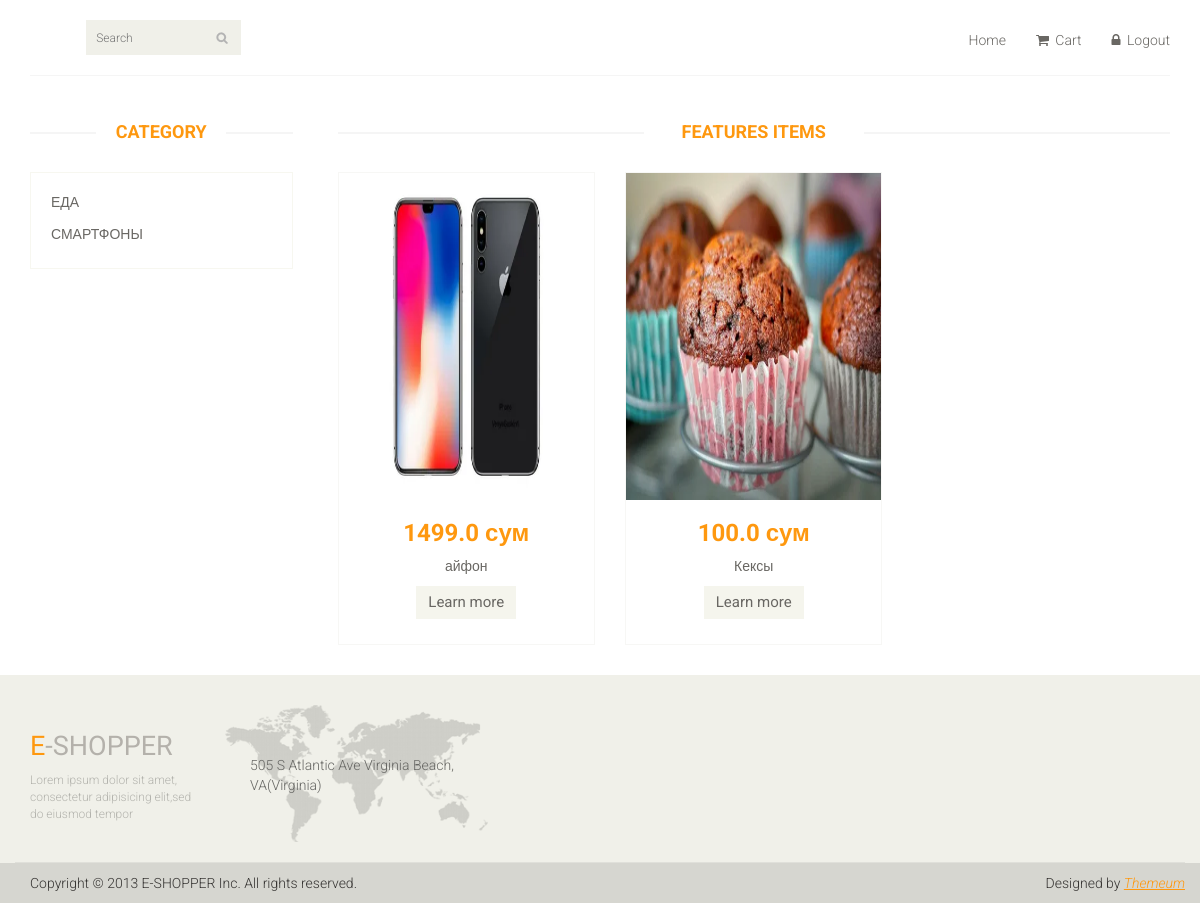
The app's page / (signed in) with its own data.
### main_page/models.py (models this page shows, shortened)
class Category(models.Model):
    category_name = models.CharField(max_length=75)
    reg_date = models.DateTimeField(auto_now_add=True)

class Product(models.Model):
    product_name = models.CharField(max_length=125)
    product_count = models.IntegerField()
    product_price = models.FloatField()
    product_photo = models.ImageField(upload_to='media/')
    product_des = models.TextField()
    product_category = models.ForeignKey(Category, on_delete=models.CASCADE)
    reg_date = models.DateTimeField(auto_now_add=True)

### main_page/views.py (the view, shortened to what this page needs)
# urls.py: path('', views.index),
def index(request):
    search_bar = SearchForm()
    all_categories = models.Category.objects.all()
    all_products = models.Product.objects.all()
    context = {'products': all_products,
               'all_categories': all_categories,
               'form': search_bar}
    return render(request, 'index.html', context)

### main_page/forms.py
class SearchForm(forms.Form):
    search_product = forms.CharField(max_length=128)

### main_page/templates/index.html (shortened to what this page needs)
{% load static %}
<!DOCTYPE html>
<html lang="en">
<head>
    <link href="{% static 'css/bootstrap.min.css' %}" rel="stylesheet">
    <link href="{% static 'css/font-awesome.min.css' %}" rel="stylesheet">
    <link href="{% static 'css/prettyPhoto.css' %}" rel="stylesheet">
    <link href="{% static 'css/price-range.css' %}" rel="stylesheet">
    <link href="{% static 'css/animate.css' %}" rel="stylesheet">
	<link href="{% static 'css/main.css' %}" rel="stylesheet">
	<link href="{% static 'css/responsive.css' %}" rel="stylesheet">
</head>
<body>
	<header id="header">
		<div class="header-middle">
			<div class="container">
				<div class="row">
					<div class="col-sm-4">
						<div class="btn-group pull-right">
							<div class="col-sm-3">
								<div class="search_box pull-right">
									<form method="POST">
										  <input type="text" placeholder="Search" name="search_product" />
									</form>
								</div>
							</div>
						</div>
					</div>
					<div class="col-sm-8">
						<div class="shop-menu pull-right">
							<ul class="nav navbar-nav">
								{% if user.is_authenticated %}
									<li><a href="/">Home</a></li>
									<li><a href="/cart"><i class="fa fa-shopping-cart"></i> Cart</a></li>
									<li><a href="/accounts/logout/"><i class="fa fa-lock"></i> Logout</a></li>
								{% else %}
									<li><a href="/accounts/login/"><i class="fa fa-lock"></i> Login</a></li>
								{% endif %}
							</ul>
						</div>
					</div>
				</div>
			</div>
		</div>
	</header>
	{% block content %}
	<section id="slider">
		<div class="container">
			<div class="row">
				<div class="col-sm-12">
				</div>
			</div>
		</div>
	</section>
	<section>
		<div class="container">
			<div class="row">
				<div class="col-sm-3">
					<div class="left-sidebar">
						<h2>Category</h2>
						<div class="panel-group category-products" id="accordian">
							{% for category in all_categories %}
							<div class="panel panel-default">
								<div class="panel-heading">
									<h4 class="panel-title"><a href="/category/{{ category.id }}">{{ category.category_name }}</a></h4>
								</div>
							</div>
							{% endfor %}
						</div>
					</div>
				</div>
				<div class="col-sm-9 padding-right">
					<div class="features_items">
						<h2 class="title text-center">Features Items</h2>
						{% for i in products %}
							<div class="col-sm-4">
								<div class="product-image-wrapper">
									<div class="single-products">
										<div class="productinfo text-center">
											<a href="/item/{{ i.id }}"><img src="{{ i.product_photo }}"></a>
											<h2>{{ i.product_price }} сум</h2>
											<p>{{ i.product_name }}</p>
											<a href="/item/{{ i.id }}" class="btn btn-default add-to-cart">Learn more</a>
										</div>
									</div>
								</div>
							</div>
						{% endfor %}
					</div>
				</div>
			</div>
		</div>
	</section>
{% endblock content %}
	<footer id="footer">
		<div class="footer-top">
			<div class="container">
				<div class="row">
					<div class="col-sm-2">
						<div class="companyinfo">
							<h2><span>e</span>-shopper</h2>
							<p>Lorem ipsum dolor sit amet, consectetur adipisicing elit,sed do eiusmod tempor</p>
						</div>
					</div>
					<div class="col-sm-3">
						<div class="address">
							<img src="images/home/map.png" alt="" />
							<p>505 S Atlantic Ave Virginia Beach, VA(Virginia)</p>
						</div>
					</div>
				</div>
			</div>
		</div>
		<div class="footer-bottom">
			<div class="container">
				<div class="row">
					<p class="pull-left">Copyright © 2013 E-SHOPPER Inc. All rights reserved.</p>
					<p class="pull-right">Designed by <span><a target="_blank" href="http://www.themeum.com">Themeum</a></span></p>
				</div>
			</div>
		</div>
	</footer>
</body>
</html>

### main_page/static/css/main.css (style rules this page uses)
body { font-family: 'Roboto', sans-serif; background:; position: relative; font-weight:400px; }
ul li { list-style: none; }
a { -webkit-transition: 300ms; -moz-transition: 300ms; -o-transition: 300ms; transition: 300ms; }
h1, h2, h3, h4, h5, h6 { font-family: 'Roboto', sans-serif; }
.header-middle .container .row { border-bottom: 1px solid #f5f5f5; margin-left: 0; margin-right: 0; padding-bottom: 20px; padding-top: 20px; }
.header-middle .container .row .col-sm-4 { padding-left: 0; }
.header-middle .container .row .col-sm-8 { padding-right:0; }
.shop-menu ul li { display:inline-block; padding-left: 15px; padding-right: 15px; }
.shop-menu ul li:last-child { padding-right: 0; }
.shop-menu ul li a { background: #FFFFFF; color: #696763; font-family: 'Roboto', sans-serif; font-size: 14px; font-weight: 300; padding:0; padding-right: 0; margin-top: 10px; }
.shop-menu ul li a i { margin-right:3px; }
.search_box input { background: #F0F0E9; border: medium none; color: #B2B2B2; font-family: 'roboto'; font-size: 12px; font-weight: 300; height: 35px; outline: medium none; padding-left: 10px; width: 155px; background-image: url(../images/home/searchicon.png); background-repeat: no-repeat; background-position: 130px; }
#footer { background: #F0F0E9; }
.footer-top .container { border-bottom: 1px solid #E0E0DA; padding-bottom: 20px; }
.companyinfo { margin-top: 57px; }
.companyinfo h2 { color: #B4B1AB; font-family: abel; font-size: 27px; text-transform: uppercase; }
.companyinfo h2 span { color:#FE980F; }
.companyinfo p { color: #B3B3AD; font-family: 'Roboto', sans-serif; font-size: 12px; font-weight: 300; }
.footer-top .col-sm-3 { overflow: hidden; }
.address { margin-top: 30px; position: relative; overflow: hidden; }
.address img { width:100%; }
.address p { color: #666663; font-family: 'Roboto', sans-serif; font-size: 14px; font-weight: 300; left: 25px; position: absolute; top: 50px; }
.footer-bottom { background: #D6D6D0; padding-top: 10px; }
.footer-bottom p { color: #363432; font-family: 'Roboto', sans-serif; font-weight: 300; margin-left: 15px; }
.footer-bottom p span a { color: #FE980F; font-style: italic; text-decoration: underline; }
#slider { padding-bottom: 45px; }
.category-products { border: 1px solid #F7F7F0; margin-bottom: 35px; padding-bottom: 20px; padding-top: 15px; }
.left-sidebar h2, .brands_products h2 { color: #FE980F; font-family: 'Roboto', sans-serif; font-size: 18px; font-weight: 700; margin: 0 auto 30px; text-align: center; text-transform: uppercase; position: relative; z-index:3; }
.left-sidebar h2:after, h2.title:after { content: " "; position: absolute; border: 1px solid #f5f5f5; bottom:8px; left: 0; width: 100%; height: 0; z-index: -2; }
.left-sidebar h2:before { content: " "; position: absolute; background: #fff; bottom: -6px; width: 130px; height: 30px; z-index: -1; left: 50%; margin-left: -65px; }
h2.title:before { content: " "; position: absolute; background: #fff; bottom: -6px; width: 220px; height: 30px; z-index: -1; left: 50%; margin-left: -110px; }
.category-products .panel { background-color: #FFFFFF; border: 0px; border-radius: 0px; box-shadow:none; margin-bottom: 0px; }
.category-products .panel-default .panel-heading { background-color: #FFFFFF; border: 0 none; color: #FFFFFF; padding: 5px 20px; }
.category-products .panel-default .panel-heading .panel-title a { color: #696763; font-family: 'Roboto', sans-serif; font-size: 14px; text-decoration: none; text-transform: uppercase; }
.padding-right { padding-right: 0; }
.features_items { overflow:hidden; }
h2.title { color: #FE980F; font-family: 'Roboto', sans-serif; font-size: 18px; font-weight: 700; margin: 0 15px; text-transform: uppercase; margin-bottom: 30px; position: relative; }
.product-image-wrapper { border:1px solid #F7F7F5; overflow: hidden; margin-bottom:30px; }
.single-products { position: relative; }
.productinfo h2 { color: #FE980F; font-family: 'Roboto', sans-serif; font-size: 24px; font-weight: 700; }
.productinfo p { font-family: 'Roboto', sans-serif; font-size: 14px; font-weight: 400; color: #696763; }
.productinfo img { width: 255.48px; height: 326.81px; }
.productinfo { position:relative; }
.add-to-cart { background:#F5F5ED; border: 0 none; border-radius: 0; color: #696763; font-family: 'Roboto', sans-serif; font-size: 15px; margin-bottom: 25px; }

### records on screen
Category: category_name "ЕДА"
Category: category_name "СМАРТФОНЫ"
Product: product_photo (picture), product_price "1499.0", product_name "айфон"
Product: product_photo (picture), product_price "100.0", product_name "Кексы"
